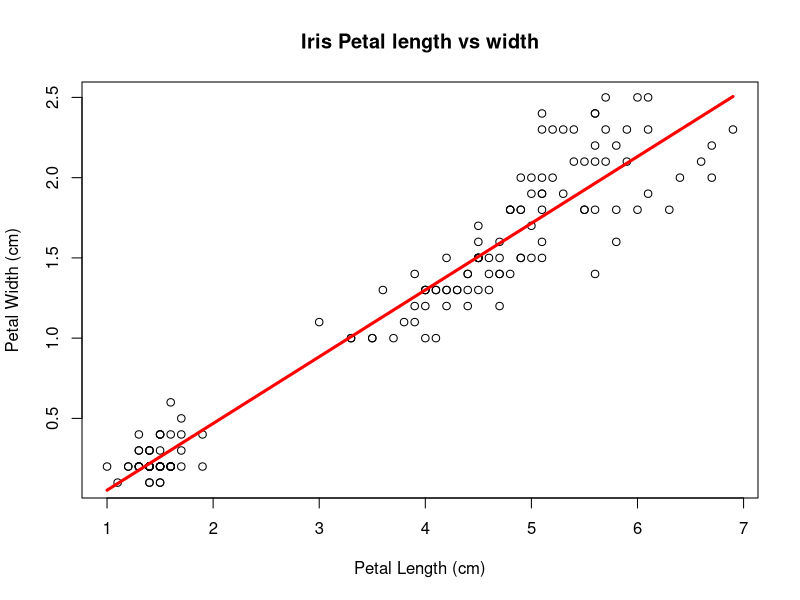

The R source for this figure:
data(iris)
head(iris)
iris
#creating a scatter plot
 plot(
   x=iris$Petal.Length,
   y=iris$Petal.Width,
   main = "Iris Petal length vs width",
   xlab="Petal Length (cm)",
   ylab = "Petal Width (cm)"
 )
 
 # creating Linear Regression model
 model <-lm( formula = Petal.Width ~ Petal.Length,
             data = iris)
 summary(model)
 
 # Draw regresssion line
 lines( x = iris$Petal.Length, y=model$fitted, col="red", lwd=3)
 
 # get the correlation co-efficient
 cor( x= iris$Petal.Length, y = iris$Petal.Width)
 
 #predict the new value from the model
 predict(object = model,newdata = data.frame(Petal.Length = c(2,3,4)))
 
 
 summary(iris)
 
 